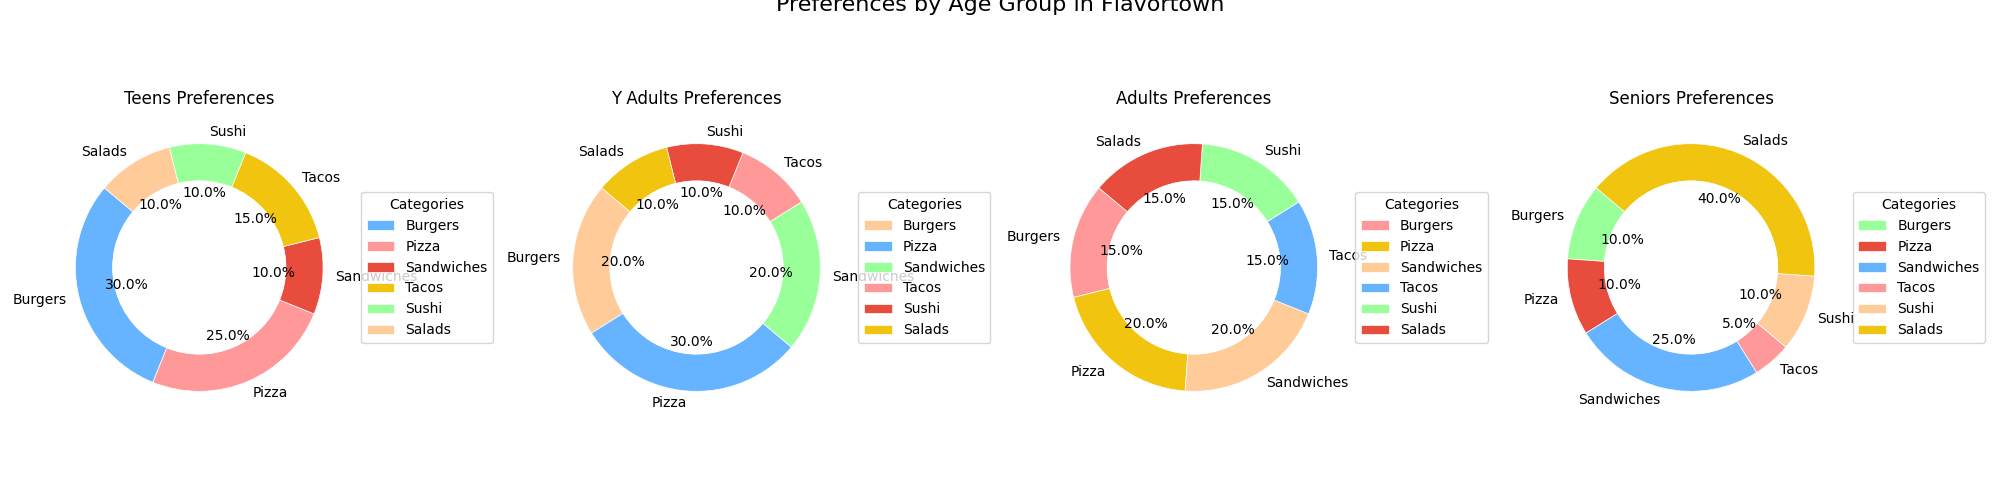

Here is the Python script that generated this plot:
import matplotlib.pyplot as plt

age_groups = ['Teens', 'Y Adults', 'Adults', 'Seniors']
fast_food_categories = ['Burgers', 'Pizza', 'Sandwiches', 'Tacos', 'Sushi', 'Salads']

data_by_age_group = {
    'Teens': [30, 25, 10, 15, 10, 10],
    'Y Adults': [20, 30, 20, 10, 10, 10],
    'Adults': [15, 20, 20, 15, 15, 15],
    'Seniors': [10, 10, 25, 5, 10, 40]
}

colors_shuffled = [
    ['#66b3ff', '#ff9999', '#e74c3c', '#f1c40f', '#99ff99', '#ffcc99'],
    ['#ffcc99', '#66b3ff', '#99ff99', '#ff9999', '#e74c3c', '#f1c40f'],
    ['#ff9999', '#f1c40f', '#ffcc99', '#66b3ff', '#99ff99', '#e74c3c'],
    ['#99ff99', '#e74c3c', '#66b3ff', '#ff9999', '#ffcc99', '#f1c40f']
]

fig, axs = plt.subplots(1, 4, figsize=(20, 5))

for i, (age_group, preferences) in enumerate(data_by_age_group.items()):
    ax = axs[i]
    
    wedges, texts, autotexts = ax.pie(
        preferences,
        labels=fast_food_categories,
        autopct='%1.1f%%',
        startangle=140,
        colors=colors_shuffled[i],
        wedgeprops=dict(width=0.3, edgecolor='w', linewidth=0.5),
        textprops=dict(size=10)
    )
    
    centre_circle = plt.Circle((0, 0), 0.70, fc='white')
    ax.add_artist(centre_circle)
    
    ax.set(aspect="equal", title=f"{age_group} Preferences")
    ax.legend(wedges, fast_food_categories, title="Categories", loc="center left", bbox_to_anchor=(1, 0, 0.5, 1))

fig.suptitle('Preferences by Age Group in Flavortown', fontsize=16, y=1.01)

plt.tight_layout()
plt.show()
